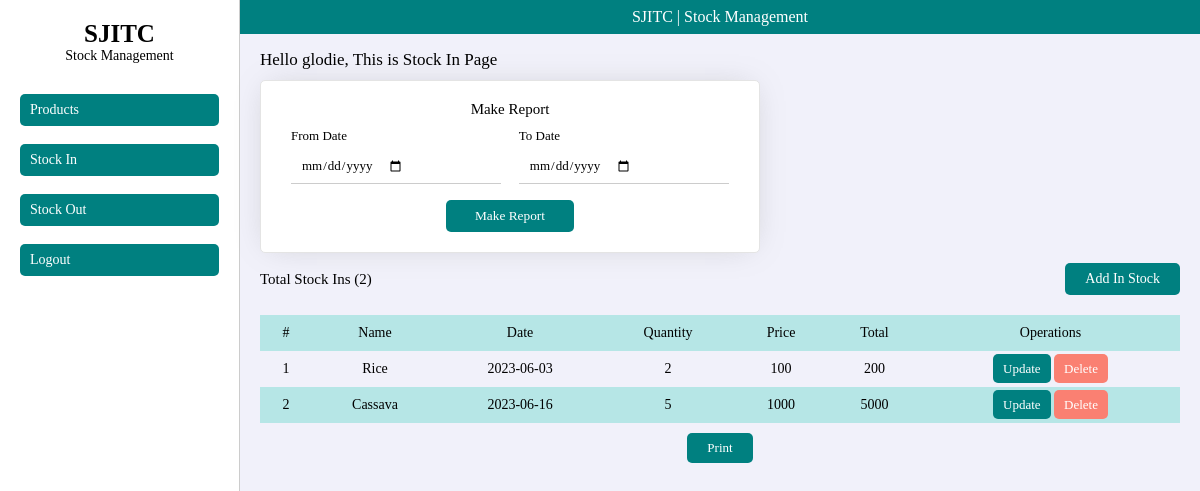
The app's page /dashboard/stockin.php (signed in) with its own data.
### tables this page shows
CREATE TABLE `stock_in` (
  `SI_Id` int(11) NOT NULL,
  `Product_Id` int(11) DEFAULT NULL,
  `Date` date DEFAULT NULL,
  `Quantity` int(11) DEFAULT NULL,
  `Unit_Price` int(11) DEFAULT NULL,
  `Total_Price` int(11) DEFAULT NULL
);

CREATE TABLE `products` (
  `ProductId` int(11) NOT NULL,
  `Product_Name` varchar(255) NOT NULL
);

### dashboard/stockin.php (the view, shortened to what this page needs)
<?php
  include '../config.php';
  $retr = mysqli_query($con, "SELECT * FROM stock_in INNER JOIN products ON stock_in.Product_Id = products.ProductId");
?>
<!DOCTYPE html>
<html lang="en">
<head>
  <link rel="stylesheet" href="../css/style.css">
</head>
<body>
  <div class="dashboard">
    <?php include 'nav.php'?>
    <main>
      <div class="top hidePrint">SJITC | Stock Management</div>
      <h1 class="greet hidePrint">Hello <?php echo $_SESSION['logs'];?>, This is Stock In Page</h1>
      <form method="POST" class="leftForm hidePrint">
        <p>Make Report</p>
        <div class="split">
          <div class="each">
            <label > From Date</label>
            <input type="date" required name="from">
          </div>
          <div class="each">
            <label > To Date</label>
            <input type="date" required name="to">
          </div>
        </div>
        <button type="submit" name="report">Make Report</button>
      </form>
      <div class="tabless">
        <p class="title">
          Total Stock Ins (<?php echo mysqli_num_rows($retr)?>)
          <a href="add_stock.php" class="hidePrint">Add In Stock</a>
        </p>
        <?php
          if(mysqli_num_rows($retr) > 0){
        ?>
        <table>
          <tr>
            <th>#</th>
            <th>Name</th>
            <th>Date</th>
            <th>Quantity</th>
            <th>Price</th>
            <th>Total</th>
            <th class="hidePrint">Operations</th>
          </tr>
          <?php
            $row = 0;
            while($fetch = mysqli_fetch_array($retr)){
              $stId = $fetch['SI_Id'];
              $name = $fetch['Product_Name'];
              $date = $fetch['Date'];
              $qty = $fetch['Quantity'];
              $price = $fetch['Unit_Price'];
              $total = $fetch['Total_Price'];
              $row++;
          ?>
          <tr>
            <td><?php echo $row?></td>
            <td><?php echo $name?></td>
            <td><?php echo $date?></td>
            <td><?php echo $qty?></td>
            <td><?php echo $price?></td>
            <td><?php echo $total?></td>
            <td class="hidePrint">
              <a href="./update_stockin.php?id=<?php echo $stId?>">Update</a>
              <a href="./stockin.php?delete=<?php echo $stId?>">Delete</a>
            </td>
          </tr>
          <?php } ?>
        </table>
        <button class="printBtn hidePrint" onclick="print()">Print</button>
        <?php } else { ?>
          <p>No Records Found</p>
        <?php } ?>
      </div>
    </main>
  </div>
</body>
</html>

### dashboard/nav.php
<div class="nav hidePrint">
  <div class="logo">
    <h1>SJITC</h1>
    <p>Stock Management</p>
  </div>
  <nav>
    <a href="index.php">Products</a>
    <a href="stockin.php">Stock In</a>
    <a href="stockout.php">Stock Out</a>
    <a href="logout.php">Logout</a>
  </nav>
</div>

### css/style.css (style rules this page uses)
* { margin: 0; padding: 0; box-sizing: border-box; font-family: poppins; }
body { height: 100vh; background: #f1f1fa; -webkit-print-color-adjust: exact; }
form { box-shadow: 0 0 30px -10px rgba(128, 128, 128, 0.411); border-radius: 5px; width: 500px; padding: 20px 30px; border: 1px solid #e4e4e4; background: white; }
form input, form select { display: flex; border: none; border-bottom: 1px solid #ccc; width: 100%; padding: 8px 10px; outline: none; font-size: 13px; margin-bottom: 16px; }
form label { font-size: 13px; display: flex; margin-bottom: 5px; }
form p { text-align: center; font-size: 15px; margin-bottom: 10px; }
form button { border: none; padding: 8px 29px; display: flex; margin: 0 auto; background: teal; border-radius: 5px; color: white; cursor: pointer; }
.dashboard { height: 100vh; display: grid; grid-template-columns: 20% 80%; }
.nav { background: white; padding: 20px; border-right: 1px solid #ccc; }
.nav .logo { display: flex; flex-direction: column; align-items: center; margin-bottom: 30px; justify-content: center; }
.nav .logo h1 { font-size: 25px; margin-bottom: 0; }
.nav .logo p { font-size: 14px; }
.nav nav { display: flex; flex-direction: column; row-gap: 18px; }
.nav nav a { padding: 8px 10px; font-size: 14px; text-decoration: none; border-radius: 5px; background: teal; color: white; }
.dashboard main { padding: 50px 20px 20px; position: relative; }
.dashboard main .top { width: 100%; position: absolute; width: 100%; top: 0; left: 0; padding: 8px; text-align: center; background: teal; color: white; }
.greet { font-size: 17px; font-weight: 500; }
.tabless .title { display: flex; margin: 10px 0 20px; justify-content: space-between; align-items: center; font-size: 15px; }
.tabless .title a { padding: 8px 20px; border-radius: 5px; background: teal; color: white; text-decoration: none; font-size: 14px; }
table { width: 100%; border-collapse: collapse; }
table td, table th { padding: 10px; font-weight: 500; text-align: center; font-size: 14px; }
table tr:nth-of-type(odd) { background: rgb(182, 230, 230); }
table td a { border-radius: 5px; padding: 7px 10px; font-size: 13px; text-decoration: none; background: teal; color: white; }
table td a:last-of-type { background: salmon; }
main form { margin: 10px auto; }
main form.leftForm { margin: 10px 0; }
.split { display: grid; grid-template-columns: 48% 48%; justify-content: space-between; }
button.printBtn { border-radius: 5px; padding: 7px 20px; font-size: 13px; text-decoration: none; background: teal; color: white; display: flex; margin: 10px auto; border: none; cursor: pointer; }

### records on screen
stock_in: Product_Id.Product_Name "Rice", Date "2023-06-03", Quantity "2", Unit_Price "100", Total_Price "200"
stock_in: Product_Id.Product_Name "Cassava", Date "2023-06-16", Quantity "5", Unit_Price "1000", Total_Price "5000"

### other values on screen
$_SESSION['logs'] "glodie"
mysqli_num_rows($retr) "2"
